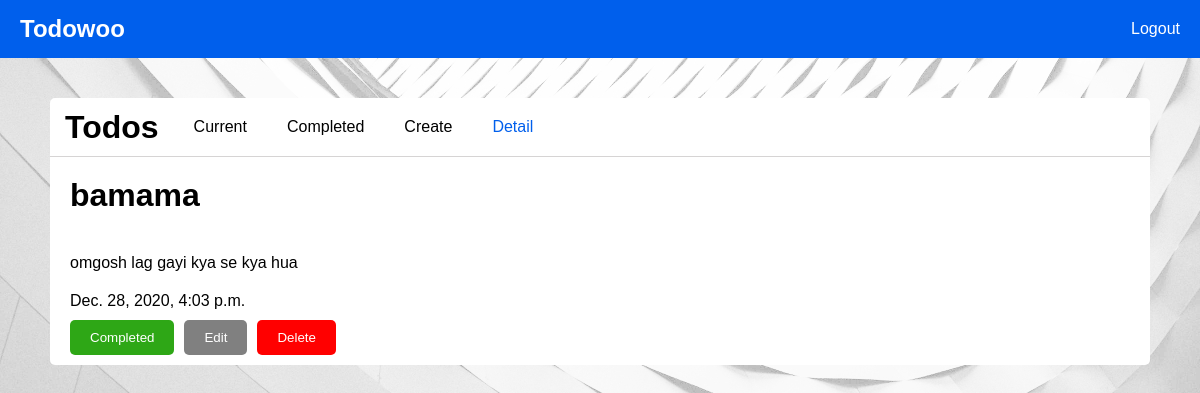
The app's page /detail/7 (signed in) with its own data.
### todo/models.py (models this page shows, shortened)
class todo(models.Model):
    title = models.CharField(max_length = 100)
    memo = models.TextField(blank=True)
    created = models.DateTimeField(auto_now_add=True)
    datecompleted = models.DateTimeField(null=True, blank=True)
    important = models.BooleanField(default=False)
    author =  models.ForeignKey(User, on_delete=models.CASCADE)

### todo/views.py (the view)
# urls.py: path('detail/<int:todo_id>', views.detail, name='detail_page'),
def detail(request, todo_id : int):
    if request.method == 'GET':
        if request.user.is_authenticated:
            target_todo_object = get_object_or_404(todo, pk=todo_id)
            return render(request, 'todo/detail.html', {'todo' : target_todo_object})
    else:
        if request.user.is_authenticated:
            print(request.POST)

### todo/templates/todo/detail.html (shortened to what this page needs)
<!DOCTYPE html>
<html lang="en">
<head>
    {% load static %}
    <link rel="stylesheet" href="{% static 'css/home.css' %}">
    <link rel="stylesheet" href="{% static 'css/detail.css' %}">
    <link rel="stylesheet" href="{% static 'css/current.css' %}">
</head>
<body>
    <header>
        <nav class="navbar">
            <h1>
                Todowoo
            </h1>
            <ul>
                <li><li><form method="POST" action="{% url 'logoutuser' %}">{% csrf_token %}<button type="submit" class="nav-btn">Logout</button></form></li></li>
            </ul>
        </nav>
    </header>
    <section>
        <div class="container-current container-detail">
            <div class="nav">
                <h1>Todos</h1>
                <ul>
                    <li class="active">
                        <a href="{% url 'current_todos' %}">Current</a>
                    </li>
                    <li><a href="{% url 'completed_todos' %}">Completed</a></li>
                    <li><a href="{% url 'create_todo' %}">Create</a></li>
                    <li><a href="#" id="current">Detail</a></li>
                </ul>
            </div>
            <h1>{{todo.title}}</h1>
            <p><pre style="margin-left: 20px;">{{todo.memo}}</pre></p>
            <h3>{{todo.created}}</h3>
            <div class="buttons">
            <form method="post" action="{% url 'complete_todo' todo.id %}">
                <button type="submit" class="btn-green">Completed</button>
            </form>
            <form action="{% url 'edit_todo' todo.id %}" method="GET">
                <button type="submit" class="btn-gray">Edit</button>
            </form>
            <form method="POST" action="{% url 'delete_todo' todo.id%}">
                <button type="submit" class="btn-red">Delete</button>
            </form>
            </div>
        </div>
    </section>
</body>
</html>

### todo/static/css/home.css (style rules this page uses)
* { font-family: Arial, Helvetica, sans-serif; margin: 0; padding: 0; box-sizing: border-box; }
body { background-image: url("../images/background.jpg"); background-repeat: no-repeat; background-size: cover; }
:root { --primary-color: rgb(0, 95, 236); }
.navbar { display: flex; align-items: center; justify-content: space-between; background-color: var(--primary-color); color: white; }
.navbar h1 { padding-left: 20px; }
.navbar ul { list-style: none; }
.navbar ul li { float: left; }
.nav-btn { display: inline-block; padding: 20px; text-decoration: none; color: white; background-color: var(--primary-color); border: none; font-size: 1rem; }

### todo/static/css/detail.css (style rules this page uses)
.container-detail h1 { padding: 20px; font-size: 2rem; }
.container-detail p { padding-bottom: 20px; padding-left: 20px; }
.container-detail h3 { padding-left: 20px; font-weight: 200; font-size: 1rem; }
.buttons { display: flex; padding-left: 20px; padding-top: 10px; }
.btn-red { border: none; display: inline-block; padding: 10px 20px; background-color: red; color: white; text-decoration: none; margin: 0px 0px 10px 0px; border-radius: 5px; }
.btn-green { border: none; display: inline-block; padding: 10px 20px; background-color: rgb(46, 167, 22); color: white; text-decoration: none; margin: 0px 0px 10px 0px; border-radius: 5px; }
.btn-gray { border: none; display: inline-block; padding: 10px 20px; background-color: gray; color: white; text-decoration: none; margin: 0px 10px 0px 10px; border-radius: 5px; }

### todo/static/css/current.css (style rules this page uses)
body { min-height: 100%; }
.container-current { display: flex; flex-direction: column; max-width: 1100px; border-radius: 5px; margin: auto; margin-top: 40px; background-color: white; border-radius: 5px; }
.container-current .nav { display: flex; align-items: center; justify-content: flex-start; border-bottom: solid 1px #d6d4d4; }
.container-current .nav h1 { color: black; padding: 0px 15px; }
.container-current .nav ul { list-style: none; }
.container-current .nav ul li { float: left; }
.container-current .nav ul li a { display: inline-block; text-decoration: none; color: black; padding: 20px }
#current { color: var(--primary-color); }

### records on screen
todo: title "bamama", memo "omgosh lag gayi kya se kya hua", created "Dec. 28, 2020, 4:03 p.m."
